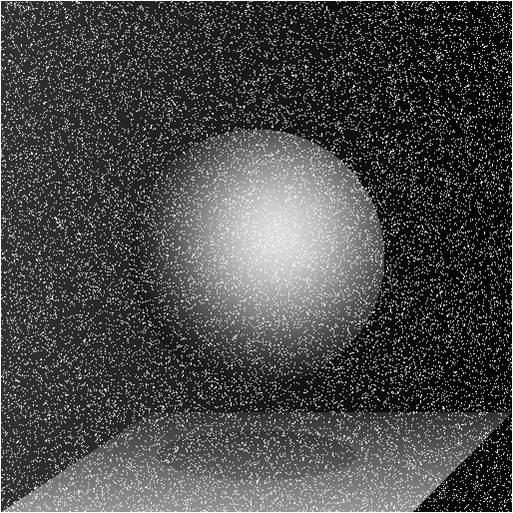
#> input picture Unidade II/Bola.jpg, 513 x 513 px
$ python script.py
#> lines starting #> are read from the running program, lines starting #| are printed output that depends on the picture; after the words box and inside, x2 and y2 are one past the last pixel; in counts of white or black regions, pixels touching at a corner belong together
import cv2
import numpy as np
import matplotlib.pyplot as plt

# exercício 1

image = cv2.imread('Bola.jpg')
#> image is the input picture: shape (513, 513, 3); min 0, max 255, mean 74.1

if image is None:
    print("Erro ao carregar a imagem!")
else:
    cv2.imshow('Imagem Colorida', image)
    cv2.waitKey(0)
    cv2.destroyAllWindows()

    cv2.imwrite('imagem_colorida_salva.jpg', image)
    print("Imagem colorida salva com sucesso!")

# exercício 2

if image is None:
    print("Erro ao carregar a imagem!")
else:
    gray_image = cv2.cvtColor(image, cv2.COLOR_BGR2GRAY)

    cv2.imshow('Imagem Colorida', image)
    cv2.imshow('Imagem em Cinza', gray_image)
    cv2.waitKey(0)
    cv2.destroyAllWindows()

    cv2.imwrite('imagem_cinza.jpg', gray_image)
    print("Imagem em tons de cinza salva com sucesso!")

# exercício 3

if image is None:
    print("Erro ao carregar a imagem!")
else:
    b, g, r = cv2.split(image)

    zeros = np.zeros(image.shape[:2], dtype="uint8")

    blue_channel = cv2.merge([b, zeros, zeros])
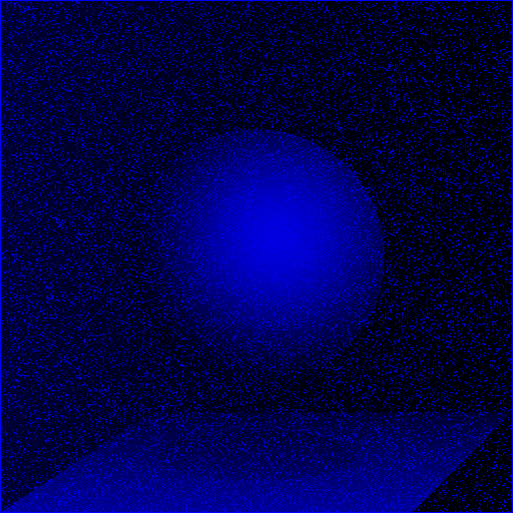
#> blue_channel: shape (513, 513, 3); mean of channels 0, 1, 2 74.1, 0, 0; drawn as B, G, R
    green_channel = cv2.merge([zeros, g, zeros])
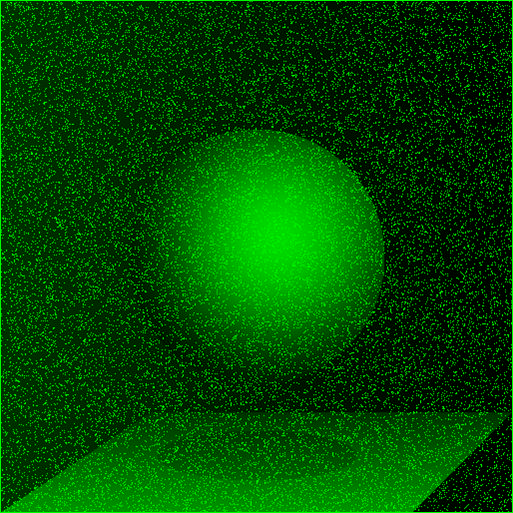
#> green_channel: shape (513, 513, 3); mean of channels 0, 1, 2 0, 74.1, 0; drawn as B, G, R
    red_channel = cv2.merge([zeros, zeros, r])
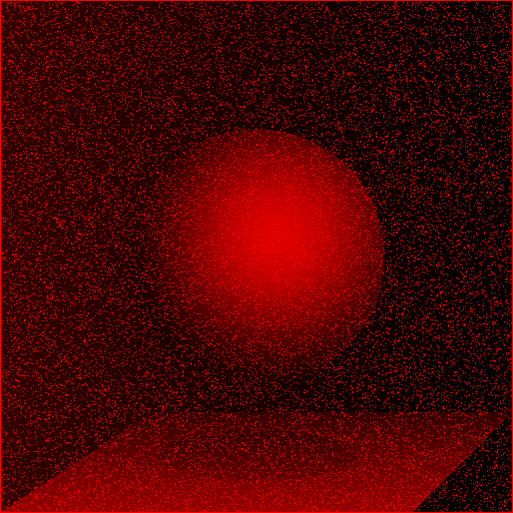
#> red_channel: shape (513, 513, 3); mean of channels 0, 1, 2 0, 0, 74.1; drawn as B, G, R

    cv2.imshow('Canal Vermelho (R)', red_channel)
    cv2.imshow('Canal Verde (G)', green_channel)
    cv2.imshow('Canal Azul (B)', blue_channel)
    cv2.waitKey(0)
    cv2.destroyAllWindows()

    cv2.imwrite('canal_vermelho.jpg', red_channel)
    cv2.imwrite('canal_verde.jpg', green_channel)
    cv2.imwrite('canal_azul.jpg', blue_channel)
    print("Canais RGB salvos com sucesso!")

# exercício 4

gray_image = cv2.cvtColor(image, cv2.COLOR_BGR2GRAY)

if gray_image is None:
    print("Erro ao carregar a imagem!")
else:
    blurred = cv2.blur(gray_image, (5, 5))

    median = cv2.medianBlur(gray_image, 5)

    cv2.imshow('Imagem Original', gray_image)
    cv2.imshow('Filtro de Media (Blur)', blurred)
    cv2.imshow('Filtro de Mediana', median)
    cv2.waitKey(0)
    cv2.destroyAllWindows()

    cv2.imwrite('filtro_media.jpg', blurred)
    cv2.imwrite('filtro_mediana.jpg', median)
    print("Imagens com filtros aplicados salvas com sucesso!")

# exercício 5

gray_image = cv2.cvtColor(image, cv2.COLOR_BGR2GRAY)

if gray_image is None:
    print("Erro ao carregar a imagem!")
else:
    _, thresh1 = cv2.threshold(gray_image, 127, 255, cv2.THRESH_BINARY)
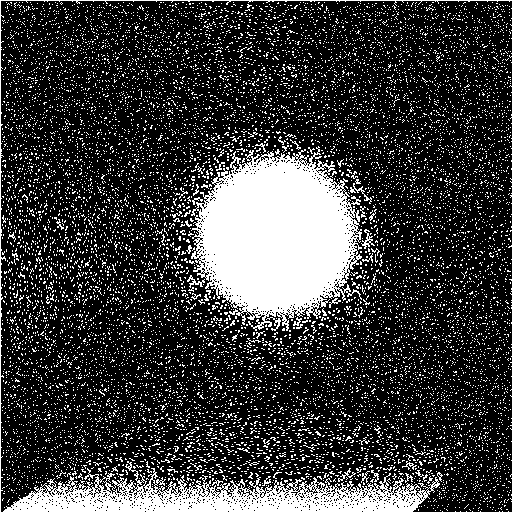
#> thresh1: shape (513, 513); 22.8% white; 12613 white regions (12567 under 20 px), largest, box (x1, y1, x2, y2) and area: (191, 146, 362, 331) 20958, (0, 0, 513, 513) 11891, (350, 183, 372, 204) 88

    thresh2 = cv2.adaptiveThreshold(gray_image, 255, cv2.ADAPTIVE_THRESH_MEAN_C,
                                    cv2.THRESH_BINARY, 11, 2)
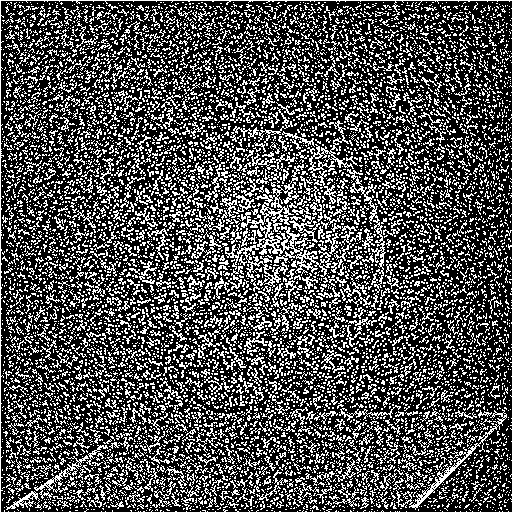
#> thresh2: shape (513, 513); 31.5% white in thin lines or dots

    cv2.imshow('Imagem Original', gray_image)
    cv2.imshow('Limiarizacao Simples', thresh1)
    cv2.imshow('Limiarizacao Adaptativa', thresh2)
    cv2.waitKey(0)
    cv2.destroyAllWindows()

    cv2.imwrite('limiarizacao_simples.jpg', thresh1)
    cv2.imwrite('limiarizacao_adaptativa.jpg', thresh2)
    print("Imagens com limiarização salvas com sucesso!")

# exercício 6

gray_image = cv2.cvtColor(image, cv2.COLOR_BGR2GRAY)

if gray_image is None:
    print("Erro ao carregar a imagem!")
else:
    hist_original = cv2.calcHist([gray_image], [0], None, [256], [0, 256])
#> hist_original = 256 values, max 19159 at index 0, min 61 at index 238, mean 1028

    equalized = cv2.equalizeHist(gray_image)
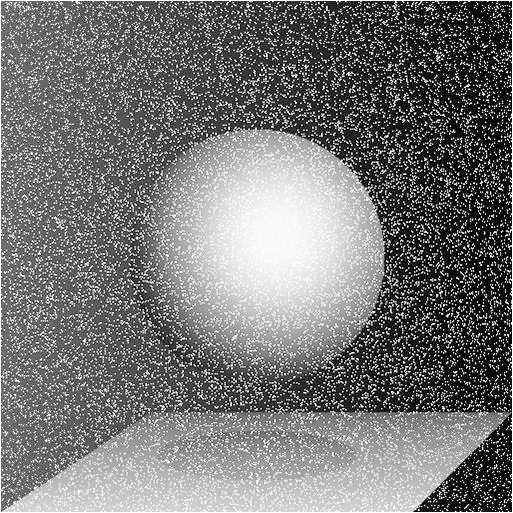
#> equalized: shape (513, 513); min 0, max 255, mean 118.9

    hist_equalized = cv2.calcHist([equalized], [0], None, [256], [0, 256])
#> hist_equalized = 256 values, max 19159 at index 0, min 0 at index 1, mean 1028

    plt.figure(figsize=(10, 8))

    plt.subplot(2, 2, 1)
    plt.imshow(gray_image, cmap='gray')
    plt.title('Imagem Original')

    plt.subplot(2, 2, 2)
    plt.plot(hist_original)
    plt.title('Histograma Original')

    plt.subplot(2, 2, 3)
    plt.imshow(equalized, cmap='gray')
    plt.title('Imagem Equalizada')

    plt.subplot(2, 2, 4)
    plt.plot(hist_equalized)
    plt.title('Histograma Equalizado')

    plt.tight_layout()
    plt.show()
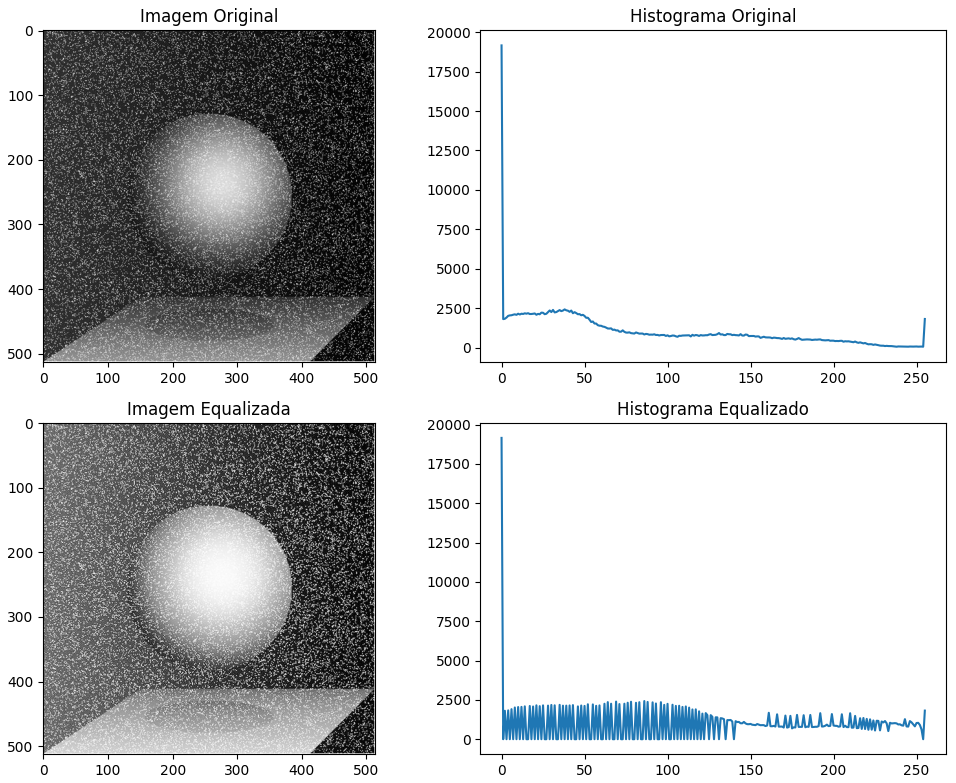
#> figure drawn by matplotlib, 4 panels; panel 2: curve peaks at x = 0, y = 19159; panel 4: curve peaks at x = 0, y = 19159

    cv2.imwrite('imagem_equalizada.jpg', equalized)
    print("Imagem equalizada salva com sucesso!")
